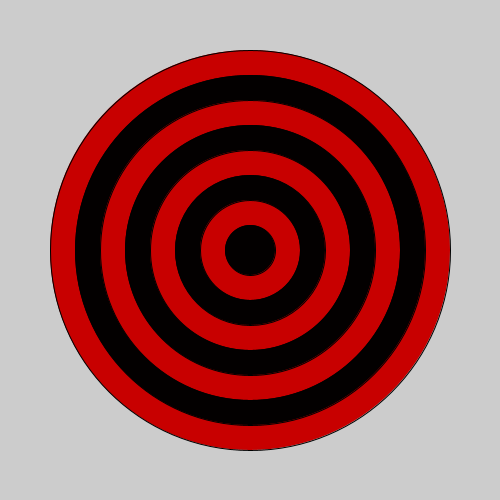
Frame 1 (no input)
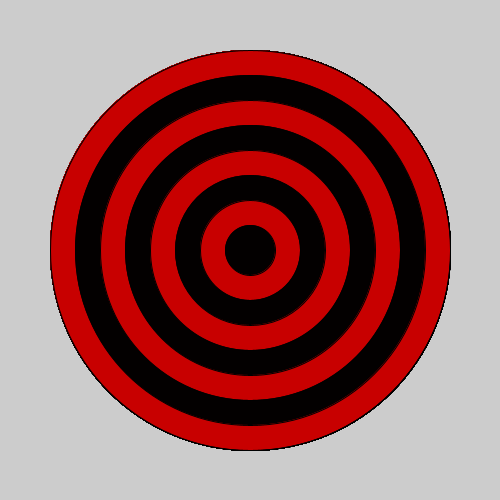
Frame 60 (the mouse pressed at the canvas centre just before this capture)
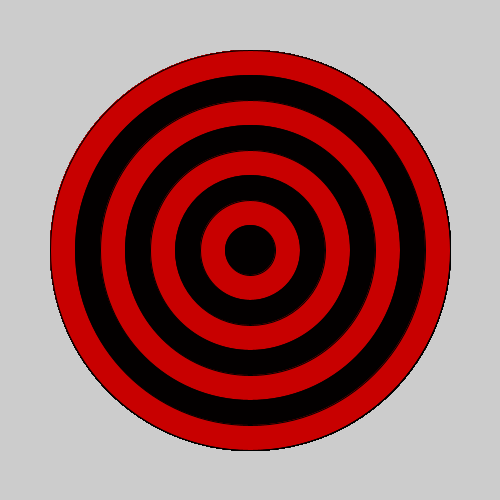
Frame 120 (the mouse held since frame 60 and released just before this capture)

The Processing sketch that drew these frames (run headless with seeded random() and noise(); from frame 60 on, the mouse is pressed at the canvas centre):

// Processing sketch: bullseye
// ── bullseye.pde
void setup(){
  size(500,500);
}

void draw(){
int mom = 400;
  for(int i = 0; i<8; i++){
    if(i % 2 == 0){
      fill(200,0,0);
    }
    else{
      fill(3,0,0);
    }
    ellipse(250,250,mom,mom);
    mom=mom-50;
  }

  
  
  
    }
